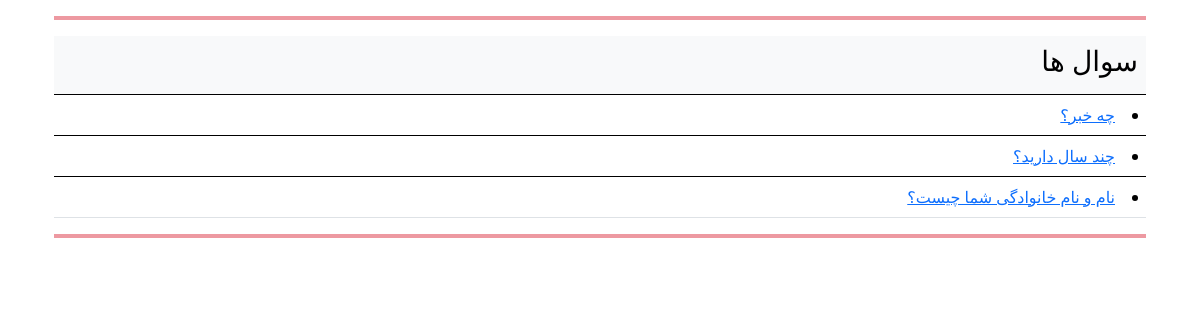
/polls/, run on an earlier commit of the app's database.
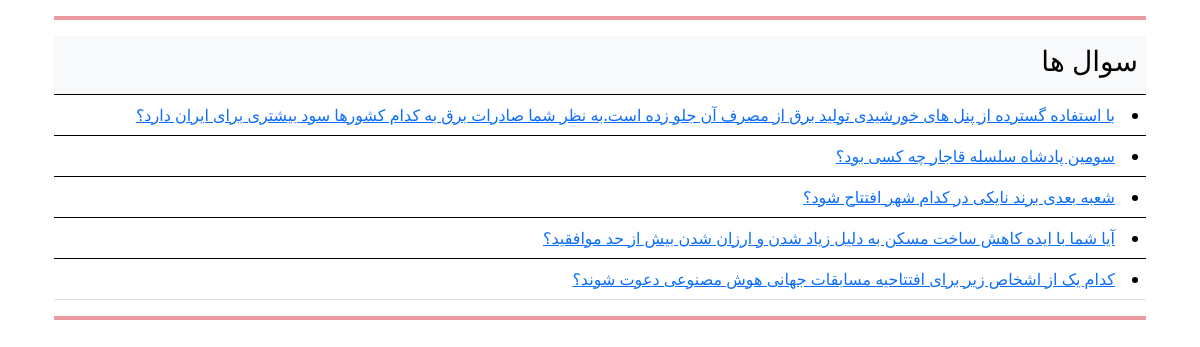
And on a later commit of the database.
### polls/models.py (models this page shows, shortened)
class Question(models.Model):
    question_text = models.CharField(max_length=200)
    pub_date = models.DateTimeField("date published")

### polls/views.py (the view)
# urls.py: path("", views.IndexView.as_view(), name="index"),
class IndexView(generic.ListView):
    template_name = "polls/index.html"
    context_object_name = "latest_question_list"
    def get_queryset(self):
        return Question.objects.filter(pub_date__lte=timezone.now()).order_by("-pub_date")[:5]

### polls/templates/polls/index.html
{% extends "polls/layout.html" %}
{% block content %}
<hr class="border border-danger border-2 opacity-50">
<table class="table table-hover">
    <thead class="table-light">
        <tr>
            <th scope="col"><p class="h3">سوال ها</p></th>
        </tr>
    </thead>
    {% if latest_question_list %}
        <ul>
            {% for question in latest_question_list %}
            <tbody >
                <tr>
                    <td><li><a href="{% url 'polls:detail' question.id %}">{{ question.question_text }}</a></li></td>
                  </tr>
            </tbody>
            {% endfor %}
        </ul>
</table>
    {% else %}
        <p>No polls are available.</p>
    {% endif %}
    <hr class="border border-danger border-2 opacity-50">
{% endblock %}

### polls/templates/polls/layout.html (shortened to what this page needs)
{% load static %}
<!DOCTYPE html>
<html lang="ar" dir="rtl">
<head>
    <link rel="stylesheet" type="text/css" href="{% static 'polls/bootstrap.css' %}">
    <link rel="stylesheet" href="https://cdn.jsdelivr.net/npm/bootstrap@5.0.2/dist/css/bootstrap.rtl.min.css">
</head>
<body>
    <div class="container">
    {% block content %}
    {% endblock %}
    </div>
</body>
</html>

What changed in the data, as far as the page shows it:
removed Question: question_text "چه خبر؟"
removed Question: question_text "چند سال دارید؟"
removed Question: question_text "نام و نام خانوادگی شما چیست؟"
added Question: question_text "با استفاده گسترده از پنل های خورشیدی تولید برق از مصرف آن جلو زده است.به نظر شما صادرات برق به کدام کشورها سود بیشتری برای ایران دارد؟"
added Question: question_text "سومین ‌پادشاه سلسله قاجار چه کسی بود؟"
added Question: question_text "شعبه بعدی برند نایکی در کدام شهر افتتاح شود؟"
added Question: question_text "آیا شما با ایده کاهش ساخت مسکن به دلیل زیاد شدن و ارزان شدن بیش از حد موافقید؟"
added Question: question_text "کدام یک از اشخاص زیر برای افتتاحیه مسابقات جهانی هوش مصنوعی دعوت شوند؟"
